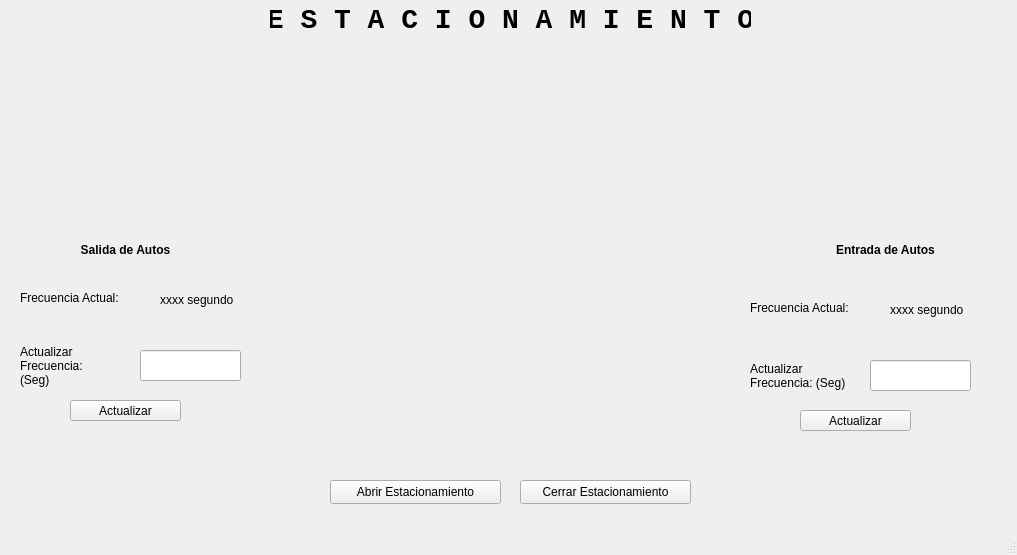
<?xml version="1.0" encoding="UTF-8"?>
<ui version="4.0">
 <class>MainWindow</class>
 <widget class="QMainWindow" name="MainWindow">
  <property name="geometry">
   <rect>
    <x>0</x>
    <y>0</y>
    <width>1017</width>
    <height>555</height>
   </rect>
  </property>
  <property name="windowTitle">
   <string>MainWindow</string>
  </property>
  <widget class="QWidget" name="centralwidget">
   <widget class="QWidget" name="w_queue" native="true">
    <property name="geometry">
     <rect>
      <x>10</x>
      <y>50</y>
      <width>1001</width>
      <height>181</height>
     </rect>
    </property>
   </widget>
   <widget class="QLabel" name="label">
    <property name="geometry">
     <rect>
      <x>270</x>
      <y>10</y>
      <width>481</width>
      <height>20</height>
     </rect>
    </property>
    <property name="font">
     <font>
      <family>Consolas</family>
      <pointsize>21</pointsize>
      <bold>true</bold>
     </font>
    </property>
    <property name="text">
     <string>E S T A C I O N A M I E N T O</string>
    </property>
    <property name="alignment">
     <set>Qt::AlignmentFlag::AlignCenter</set>
    </property>
   </widget>
   <widget class="QLabel" name="label_2">
    <property name="geometry">
     <rect>
      <x>760</x>
      <y>240</y>
      <width>251</width>
      <height>20</height>
     </rect>
    </property>
    <property name="font">
     <font>
      <bold>true</bold>
     </font>
    </property>
    <property name="text">
     <string>Entrada de Autos</string>
    </property>
    <property name="alignment">
     <set>Qt::AlignmentFlag::AlignCenter</set>
    </property>
   </widget>
   <widget class="QLabel" name="label_3">
    <property name="geometry">
     <rect>
      <x>10</x>
      <y>240</y>
      <width>231</width>
      <height>20</height>
     </rect>
    </property>
    <property name="font">
     <font>
      <bold>true</bold>
     </font>
    </property>
    <property name="text">
     <string>Salida de Autos</string>
    </property>
    <property name="alignment">
     <set>Qt::AlignmentFlag::AlignCenter</set>
    </property>
   </widget>
   <widget class="QPushButton" name="b_openParkingLot">
    <property name="geometry">
     <rect>
      <x>330</x>
      <y>480</y>
      <width>171</width>
      <height>24</height>
     </rect>
    </property>
    <property name="text">
     <string>Abrir Estacionamiento</string>
    </property>
   </widget>
   <widget class="QLineEdit" name="i_inputExitFrecuency">
    <property name="geometry">
     <rect>
      <x>140</x>
      <y>350</y>
      <width>101</width>
      <height>31</height>
     </rect>
    </property>
   </widget>
   <widget class="QLabel" name="label_4">
    <property name="geometry">
     <rect>
      <x>20</x>
      <y>290</y>
      <width>121</width>
      <height>16</height>
     </rect>
    </property>
    <property name="text">
     <string>Frecuencia Actual:</string>
    </property>
   </widget>
   <widget class="QLabel" name="label_5">
    <property name="geometry">
     <rect>
      <x>20</x>
      <y>340</y>
      <width>91</width>
      <height>51</height>
     </rect>
    </property>
    <property name="font">
     <font>
      <pointsize>9</pointsize>
     </font>
    </property>
    <property name="text">
     <string>Actualizar Frecuencia: (Seg)</string>
    </property>
    <property name="scaledContents">
     <bool>false</bool>
    </property>
    <property name="wordWrap">
     <bool>true</bool>
    </property>
   </widget>
   <widget class="QLabel" name="l_showExitFrecuency">
    <property name="geometry">
     <rect>
      <x>160</x>
      <y>290</y>
      <width>101</width>
      <height>20</height>
     </rect>
    </property>
    <property name="text">
     <string>xxxx segundo</string>
    </property>
   </widget>
   <widget class="QPushButton" name="b_updateExit">
    <property name="geometry">
     <rect>
      <x>70</x>
      <y>400</y>
      <width>111</width>
      <height>21</height>
     </rect>
    </property>
    <property name="text">
     <string>Actualizar</string>
    </property>
   </widget>
   <widget class="QLabel" name="label_7">
    <property name="geometry">
     <rect>
      <x>750</x>
      <y>300</y>
      <width>121</width>
      <height>16</height>
     </rect>
    </property>
    <property name="text">
     <string>Frecuencia Actual:</string>
    </property>
   </widget>
   <widget class="QLabel" name="l_showEntryFrecuency">
    <property name="geometry">
     <rect>
      <x>890</x>
      <y>300</y>
      <width>101</width>
      <height>20</height>
     </rect>
    </property>
    <property name="text">
     <string>xxxx segundo</string>
    </property>
   </widget>
   <widget class="QPushButton" name="b_updateEntry">
    <property name="geometry">
     <rect>
      <x>800</x>
      <y>410</y>
      <width>111</width>
      <height>21</height>
     </rect>
    </property>
    <property name="text">
     <string>Actualizar</string>
    </property>
   </widget>
   <widget class="QLabel" name="label_9">
    <property name="geometry">
     <rect>
      <x>750</x>
      <y>350</y>
      <width>111</width>
      <height>51</height>
     </rect>
    </property>
    <property name="font">
     <font>
      <pointsize>9</pointsize>
     </font>
    </property>
    <property name="text">
     <string>Actualizar Frecuencia: (Seg)</string>
    </property>
    <property name="scaledContents">
     <bool>false</bool>
    </property>
    <property name="wordWrap">
     <bool>true</bool>
    </property>
   </widget>
   <widget class="QLineEdit" name="i_inputEntryFrecuency">
    <property name="geometry">
     <rect>
      <x>870</x>
      <y>360</y>
      <width>101</width>
      <height>31</height>
     </rect>
    </property>
   </widget>
   <widget class="QPushButton" name="b_closeParkingLot">
    <property name="geometry">
     <rect>
      <x>520</x>
      <y>480</y>
      <width>171</width>
      <height>24</height>
     </rect>
    </property>
    <property name="text">
     <string>Cerrar Estacionamiento</string>
    </property>
   </widget>
  </widget>
  <widget class="QMenuBar" name="menubar">
   <property name="geometry">
    <rect>
     <x>0</x>
     <y>0</y>
     <width>1017</width>
     <height>33</height>
    </rect>
   </property>
  </widget>
  <widget class="QStatusBar" name="statusbar"/>
 </widget>
 <resources/>
 <connections/>
</ui>
